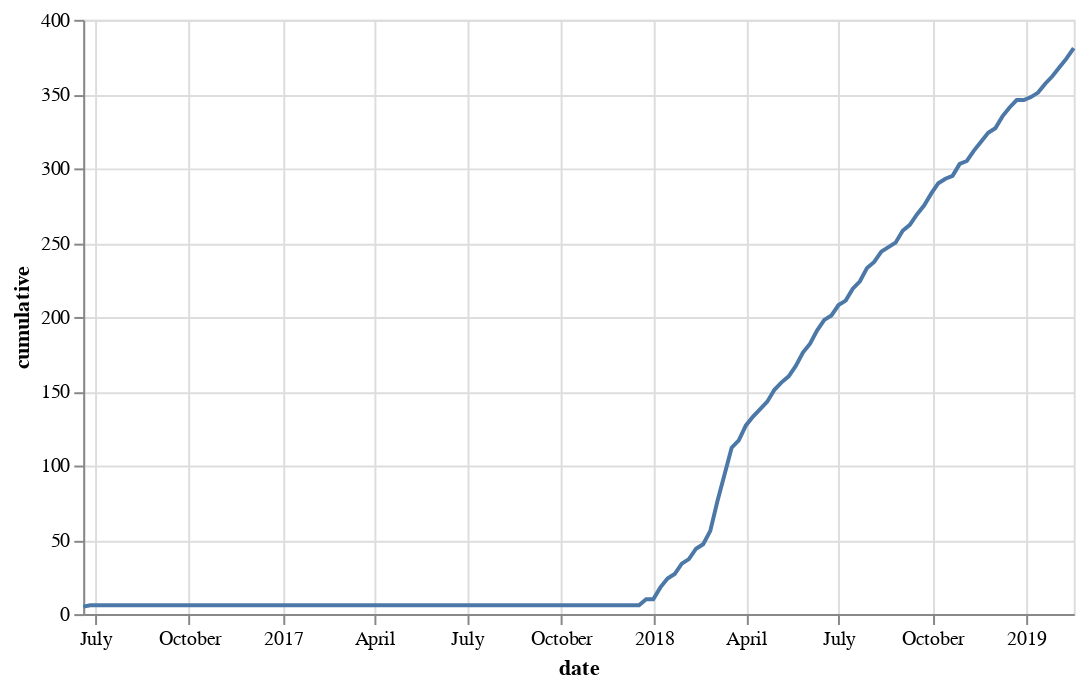

Notebook cell for this chart:
### Code cell
line = alt.Chart(data=unique.reset_index(), width=500).mark_line().encode(x='date', y='cumulative')
line

### Figure 1 — Vega-Lite specification as saved in the notebook (floating-point values rounded to 4 significant figures)
{"$schema": "https://vega.github.io/schema/vega-lite/v2.6.0.json", "config": {"view": {"height": 300, "width": 400}}, "data": {"name": "data-5ccc039ffec28e4f04c3ed1d9c0fa4ac"}, "datasets": {"data-5ccc039ffec28e4f04c3ed1d9c0fa4ac": [{"cumulative": 5, "date": "2016-06-19T00:00:00", "new_contributors": 5, "user": ["Carreau", "blink1073", "ellisonbg", "jasongrout", "sccolbert"]}, {"cumulative": 6, "date": "2016-06-26T00:00:00", "new_contributors": 1, "user": ["afshin", "blink1073", "ellisonbg", "jasongrout", "sccolbert"]}, {"cumulative": 6, "date": "2016-07-03T00:00:00", "new_contributors": 0, "user": ["ellisonbg"]}, {"cumulative": 6, "date": "2016-07-10T00:00:00", "new_contributors": 0, "user": ["ellisonbg"]}, {"cumulative": 6, "date": "2016-07-17T00:00:00", "new_contributors": 0, "user": ["ellisonbg"]}, {"cumulative": 6, "date": "2016-07-24T00:00:00", "new_contributors": 0, "user": ["ellisonbg"]}, {"cumulative": 6, "date": "2016-08-21T00:00:00", "new_contributors": 0, "user": ["ellisonbg"]}, {"cumulative": 6, "date": "2016-08-28T00:00:00", "new_contributors": 0, "user": ["ellisonbg"]}, {"cumulative": 6, "date": "2016-09-04T00:00:00", "new_contributors": 0, "user": ["ellisonbg"]}, {"cumulative": 6, "date": "2016-09-11T00:00:00", "new_contributors": 0, "user": ["ellisonbg"]}, {"cumulative": 6, "date": "2016-12-25T00:00:00", "new_contributors": 0, "user": ["ellisonbg"]}, {"cumulative": 6, "date": "2017-02-05T00:00:00", "new_contributors": 0, "user": ["ellisonbg"]}, {"cumulative": 6, "date": "2017-02-12T00:00:00", "new_contributors": 0, "user": ["ellisonbg"]}, {"cumulative": 6, "date": "2017-03-19T00:00:00", "new_contributors": 0, "user": ["ellisonbg"]}, {"cumulative": 6, "date": "2017-05-14T00:00:00", "new_contributors": 0, "user": ["ellisonbg"]}, {"cumulative": 6, "date": "2017-05-28T00:00:00", "new_contributors": 0, "user": ["ellisonbg"]}, {"cumulative": 6, "date": "2017-06-11T00:00:00", "new_contributors": 0, "user": ["ellisonbg"]}, {"cumulative": 6, "date": "2017-12-17T00:00:00", "new_contributors": 0, "user": ["blink1073", "ellisonbg"]}, {"cumulative": 10, "date": "2017-12-24T00:00:00", "new_contributors": 4, "user": ["afshin", "blink1073", "choldgraf", "ellisonbg", "ian-r-rose", "jasongrout", "rgbkrk", "sccolbert", "stonebig"]}, {"cumulative": 10, "date": "2017-12-31T00:00:00", "new_contributors": 0, "user": ["blink1073", "ellisonbg", "ian-r-rose", "jasongrout"]}, {"cumulative": 18, "date": "2018-01-07T00:00:00", "new_contributors": 8, "user": ["AbdealiJK", "Carreau", "ZelphirKaltstahl", "afshin", "blink1073", "choldgraf", "drscotthawley", "ellisonbg", "hainm", "ian-r-rose", "jasongrout", "jinh21", "jwkvam", "jzf2101", "rgbkrk", "stonebig", "vidartf"]}, {"cumulative": 24, "date": "2018-01-14T00:00:00", "new_contributors": 6, "user": ["SimonBiggs", "afshin", "blink1073", "davidrthorn", "ellisonbg", "ian-r-rose", "jasongrout", "jochym", "jwkvam", "jzf2101", "mrocklin", "rgbkrk", "stonebig", "vidartf", "willingc", "zertrin"]}, {"cumulative": 27, "date": "2018-01-21T00:00:00", "new_contributors": 3, "user": ["Carreau", "IamGianluca", "SimonBiggs", "afshin", "blink1073", "choldgraf", "davidrthorn", "dhirschfeld", "ellisonbg", "ian-r-rose", "jasongrout", "jochym", "jolespin", "jwkvam", "jzf2101", "rgbkrk", "stonebig", "vidartf", "willingc"]}, {"cumulative": 34, "date": "2018-01-28T00:00:00", "new_contributors": 7, "user": ["Carreau", "SimonBiggs", "afshin", "blink1073", "dalito", "davidrthorn", "dhirschfeld", "ellisonbg", "fperez", "gnestor", "ian-r-rose", "jamartinh", "jasongrout", "jinh21", "jochym", "joonro", "jzf2101", "minrk", "rgbkrk", "sccolbert", "timkpaine", "vidartf"]}, {"cumulative": 37, "date": "2018-02-04T00:00:00", "new_contributors": 3, "user": ["Carreau", "SimonBiggs", "ZelphirKaltstahl", "afshin", "apsknight", "blink1073", "bollwyvl", "choldgraf", "davidrthorn", "dhirschfeld", "ellisonbg", "fperez", "ian-r-rose", "jasongrout", "jochym", "jzf2101", "rgbkrk", "scottdraves", "timkpaine", "vidartf"]}, {"cumulative": 44, "date": "2018-02-11T00:00:00", "new_contributors": 7, "user": ["AbdealiJK", "Carreau", "SimonBiggs", "afshin", "blink1073", "choldgraf", "davidrthorn", "dbl001", "dhirschfeld", "ellisonbg", "fperez", "ian-r-rose", "jasongrout", "jochym", "jzf2101", "mangecoeur", "mgeier", "minrk", "mrocklin", "sccolbert", "scottdraves", "stefanv", "stsievert", "takluyver", "timkpaine", "vidartf", "willingc", "wolfv"]}, {"cumulative": 47, "date": "2018-02-18T00:00:00", "new_contributors": 3, "user": ["Carreau", "SylvainCorlay", "afshin", "blink1073", "dbl001", "dhirschfeld", "ellisonbg", "ian-r-rose", "jasongrout", "jzf2101", "rth", "tgeorgeux", "timkpaine", "vidartf"]}, {"cumulative": 56, "date": "2018-02-25T00:00:00", "new_contributors": 9, "user": ["Carreau", "Juanlu001", "Kyonru", "afshin", "apsknight", "blink1073", "brylie", "cancan101", "choldgraf", "declanvk", "dhirschfeld", "dlukes", "domoritz", "ellisonbg", "fperez", "grst", "ian-r-rose", "jasongrout", "jzf2101", "mgeier", "minrk", "mrocklin", "sccolbert", "sputnik62", "timkpaine", "vidartf"]}, {"cumulative": 76, "date": "2018-03-04T00:00:00", "new_contributors": 20, "user": ["Sorosliu1029", "SylvainCorlay", "Tyriar", "afshin", "akhmerov", "billgreenwald", "blink1073", "bubthegreat", "choldgraf", "cmprince", "dbk123", "declanvk", "dhirschfeld", "domoritz", "drunkwcodes", "ellisonbg", "gnestor", "ian-r-rose", "jasongrout", "jfbercher", "jolespin", "joshjob42", "jtpio", "jzf2101", "lutzroeder", "mangecoeur", "mehd-io", "mpacer", "pgensler", "rgbkrk", "saulshanabrook", "scottdraves", "sirotenko", "stsievert", "tam203", "timkpaine", "vidartf", "wvict", "xiaoweiz"]}, {"cumulative": 94, "date": "2018-03-11T00:00:00", "new_contributors": 18, "user": ["ConorSheehan1", "MaxSchambach", "SimonEnsemble", "TariqAHassan", "akshay-raj-dhamija", "ashimb9", "betatim", "billgreenwald", "blink1073", "brylie", "bubthegreat", "cancan101", "damianavila", "davidanthoff", "dbk123", "dhirschfeld", "dlukes", "domoritz", "ellisonbg", "flying-sheep", "gnestor", "ian-r-rose", "jasongrout", "joonro", "josesho", "jtpio", "jzf2101", "klonuo", "mdagost", "mgeier", "mpacer", "pharrellyhy", "r-luo", "ralexx", "rgbkrk", "saulshanabrook", "sccolbert", "scottdraves", "tgeorgeux", "timkpaine", "ulfaslak", "vidartf", "willingc", "yuvipanda", "zertrin"]}, {"cumulative": 112, "date": "2018-03-18T00:00:00", "new_contributors": 18, "user": ["BoPeng", "SimonBiggs", "SylvainCorlay", "afshin", "aldanor", "arnaudmiribel", "benlindsay", "billgreenwald", "blink1073", "bollwyvl", "cancan101", "cmprince", "consideRatio", "danielballan", "davidrthorn", "dhirschfeld", "dnelson86", "ellisonbg", "gnestor", "hamlet82", "ian-r-rose", "ianabc", "jacobtomlinson", "jasongrout", "jcb91", "jfbercher", "jgosmann", "jonmmease", "jtpio", "jzf2101", "kuchaale", "rgbkrk", "ruffsl", "saulshanabrook", "sccolbert", "sho-87", "tgeorgeux", "timhoffm", "timkpaine", "vidartf", "zonca"]}, {"cumulative": 117, "date": "2018-03-25T00:00:00", "new_contributors": 5, "user": ["AbdealiJK", "BoPeng", "SquidLord", "aldanor", "andybrnr", "arnaudmiribel", "blink1073", "bollwyvl", "cancan101", "choldgraf", "dalito", "davidrthorn", "domoritz", "ellisonbg", "gnestor", "hainm", "ian-r-rose", "ianabc", "idoDavid", "jacobtomlinson", "jasongrout", "jcb91", "jwkvam", "jzf2101", "louis-red", "mangecoeur", "ogrisel", "saulshanabrook", "sccolbert", "stsievert", "tgeorgeux", "timkpaine", "vidartf"]}, {"cumulative": 127, "date": "2018-04-01T00:00:00", "new_contributors": 10, "user": ["AbdealiJK", "Carreau", "SimonBiggs", "afshin", "allenyllee", "alok", "apcamargo", "bollwyvl", "consideRatio", "davidrthorn", "dkoes", "ellisonbg", "gnestor", "haberdashPI", "ian-r-rose", "jacobtomlinson", "jakirkham", "jasongrout", "jgosmann", "jzf2101", "ktuluv", "louis-red", "mflevine", "minrk", "mocquin", "pgierz", "rgbkrk", "saulshanabrook", "sccolbert", "stsievert", "tgeorgeux", "timhoffm", "vidartf"]}, {"cumulative": 133, "date": "2018-04-08T00:00:00", "new_contributors": 6, "user": ["BoPeng", "Carreau", "SimonBiggs", "akhmerov", "billgreenwald", "choldgraf", "consideRatio", "dhirschfeld", "ellisonbg", "garu57", "gnestor", "ian-r-rose", "ianabc", "jacobtomlinson", "jasongrout", "jhgoebbert", "jtpio", "jwkvam", "jzf2101", "maartenbreddels", "madx", "mdeff", "mgeier", "minrk", "saulshanabrook", "scottdraves", "siryog90", "vidartf"]}, {"cumulative": 138, "date": "2018-04-15T00:00:00", "new_contributors": 5, "user": ["BoPeng", "SimonBiggs", "agoose77", "benlindsay", "betteridiot", "blink1073", "brylie", "choldgraf", "consideRatio", "dhirschfeld", "dlukes", "domoritz", "ellisonbg", "gnestor", "gsemet", "ian-r-rose", "jakevdp", "jasongrout", "jzf2101", "mflevine", "saulshanabrook", "sccolbert", "scottdraves", "tgeorgeux", "timkpaine", "vidartf", "waio1990"]}, {"cumulative": 143, "date": "2018-04-22T00:00:00", "new_contributors": 5, "user": ["BoPeng", "Carreau", "JoshuaC3", "SimonBiggs", "afonit", "bollwyvl", "dhirschfeld", "ellisonbg", "flying-sheep", "fperez", "gnestor", "ian-r-rose", "jasongrout", "jonmmease", "jtpio", "jwkvam", "jzf2101", "klonuo", "mangecoeur", "palewire", "saulshanabrook", "sccolbert", "scottdraves", "thomasaarholt", "timkpaine", "tonyfast", "vidartf"]}, {"cumulative": 151, "date": "2018-04-29T00:00:00", "new_contributors": 8, "user": ["BoPeng", "SimonBiggs", "TiemenSch", "afonit", "arinbasu", "blink1073", "bollwyvl", "ccordoba12", "cemulate", "clkao", "cyberwillis", "dhirschfeld", "echarles", "ellisonbg", "gnestor", "ian-r-rose", "jasongrout", "jwkvam", "jzf2101", "meeseeksdev[bot]", "saulshanabrook", "sccolbert", "timkpaine", "vidartf"]}, {"cumulative": 156, "date": "2018-05-06T00:00:00", "new_contributors": 5, "user": ["BoPeng", "JoshuaC3", "SimonBiggs", "TariqAHassan", "akhmerov", "benlindsay", "blink1073", "bollwyvl", "cancan101", "consideRatio", "cyberwillis", "dhirschfeld", "domoritz", "dopplershift", "ellisonbg", "fperez", "garu57", "gnestor", "ian-r-rose", "jakevdp", "jakirkham", "jasongrout", "jtpio", "jzf2101", "lucfr", "mimischi", "rgbkrk", "roman-kh", "saulshanabrook", "sccolbert", "scottdraves", "stonebig", "telamonian", "tgeorgeux", "vidartf"]}, {"cumulative": 160, "date": "2018-05-13T00:00:00", "new_contributors": 4, "user": ["BoPeng", "Carreau", "aavanian", "afshin", "blink1073", "ccordoba12", "choldgraf", "davidefiocco", "dhirschfeld", "echarles", "ellisonbg", "fm75", "gnestor", "ian-r-rose", "jakirkham", "jasongrout", "jcb91", "omegahh", "palewire", "rgbkrk", "saulshanabrook", "sccolbert", "scottdraves", "stsievert", "timkpaine", "vidartf"]}, {"cumulative": 167, "date": "2018-05-20T00:00:00", "new_contributors": 7, "user": ["BoPeng", "SimonBiggs", "TariqAHassan", "afshin", "brylie", "cancan101", "choldgraf", "consideRatio", "dmitriy-serdyuk", "dsblank", "echarles", "ellisonbg", "groutr", "ian-r-rose", "jakirkham", "jasongrout", "joelostblom", "jzf2101", "madx", "mikeyford", "mimischi", "saulshanabrook", "sccolbert", "sho-87", "siryog90", "telamonian", "tgeorgeux", "timkpaine", "tobinjones", "vidartf", "zuoxingdong"]}, {"cumulative": 176, "date": "2018-05-27T00:00:00", "new_contributors": 9, "user": ["Almenon", "BoPeng", "DaymondLing", "TariqAHassan", "TiemenSch", "aavanian", "afshin", "akhmerov", "benbovy", "blink1073", "bollwyvl", "ccordoba12", "choldgraf", "domoritz", "dsblank", "ellisonbg", "gnestor", "gsemet", "ian-r-rose", "jakevdp", "jamestwebber", "jasongrout", "jirivrany", "jzf2101", "kazuar", "lgautier", "rgbkrk", "saulshanabrook", "siryog90", "tbenschop", "timkpaine", "vidartf", "zkghost"]}, {"cumulative": 182, "date": "2018-06-03T00:00:00", "new_contributors": 6, "user": ["Madhu94", "arinbasu", "bollwyvl", "ckbhatt", "dansteingart", "dhirschfeld", "domoritz", "gnestor", "harpone", "ian-r-rose", "ivanov", "jakirkham", "jasongrout", "jirivrany", "maartenbreddels", "meeseeksdev[bot]", "mflevine", "saulshanabrook", "stefanv", "thwee-alchemist", "timkpaine", "vidartf"]}, {"cumulative": 191, "date": "2018-06-10T00:00:00", "new_contributors": 9, "user": ["AlbertHilb", "BoPeng", "TiemenSch", "afshin", "aldanor", "annazhelt", "bollwyvl", "davidanthoff", "domoritz", "ellisonbg", "fonnesbeck", "hadim", "ian-r-rose", "ivanov", "jasongrout", "jzf2101", "kazuar", "krassowski", "mkery", "pya", "saulshanabrook", "stefanv", "timkpaine", "vidartf", "yoshikiohshima", "zieherf"]}, {"cumulative": 198, "date": "2018-06-17T00:00:00", "new_contributors": 7, "user": ["AlbertHilb", "BoPeng", "Honghe", "SimonBiggs", "afshin", "aldanor", "asishm", "bollwyvl", "choldgraf", "dhirschfeld", "domoritz", "fonnesbeck", "fuglede", "gnestor", "ian-r-rose", "jakirkham", "jasongrout", "joelostblom", "jtpio", "juliandolby", "jzf2101", "kazuar", "krassowski", "lstodd", "lukeolson13", "pya", "saulshanabrook", "scottdraves", "sid-kap", "thwee-alchemist", "vidartf", "willingc"]}, {"cumulative": 201, "date": "2018-06-24T00:00:00", "new_contributors": 3, "user": ["AlbertHilb", "Carreau", "Madhu94", "afshin", "akhmerov", "arogozhnikov", "billgreenwald", "bollwyvl", "ccordoba12", "cyberwillis", "dalito", "dhirschfeld", "flekschas", "fonnesbeck", "gnestor", "ian-r-rose", "jasongrout", "juliandolby", "jzf2101", "kcramer", "saulshanabrook", "tbenschop", "timkpaine", "vidartf", "zertrin"]}, {"cumulative": 208, "date": "2018-07-01T00:00:00", "new_contributors": 7, "user": ["AlbertHilb", "BoPeng", "SimonBiggs", "aditsanghvi94", "afshin", "akhmerov", "blink1073", "bollwyvl", "choldgraf", "dclong", "dhirschfeld", "domoritz", "dsblank", "ellisonbg", "groutr", "h4gen", "ian-r-rose", "isalirezag", "jasongrout", "jirivrany", "joelostblom", "joonro", "jzf2101", "marberi", "moble", "richagadgil", "saulshanabrook", "vidartf"]}, {"cumulative": 211, "date": "2018-07-08T00:00:00", "new_contributors": 3, "user": ["AlbertHilb", "Bamieh", "BoPeng", "afshin", "blink1073", "bollwyvl", "carlthome", "choldgraf", "dhirschfeld", "ellisonbg", "gnestor", "hadim", "hainm", "holdenweb", "ian-r-rose", "jasongrout", "jirivrany", "jtpio", "jwkvam", "kcramer", "mgeier", "saulshanabrook", "tbenschop", "vidartf"]}, {"cumulative": 219, "date": "2018-07-15T00:00:00", "new_contributors": 8, "user": ["BoPeng", "MMesch", "NilsRethmeier", "Will-So", "afshin", "biermeester", "blink1073", "bollwyvl", "chappers", "dclong", "dhirschfeld", "domoritz", "dsblank", "ellisonbg", "ian-r-rose", "idoDavid", "ivanov", "jasongrout", "jennalandy", "mocquin", "richagadgil", "saulshanabrook", "t-makaro", "tgeorgeux", "thewtex"]}, {"cumulative": 224, "date": "2018-07-22T00:00:00", "new_contributors": 5, "user": ["AD0791", "BoPeng", "SimonBiggs", "afshin", "akhmerov", "aquirdTurtle", "blink1073", "bollwyvl", "concretevitamin", "danielballan", "declanvk", "dhirschfeld", "dsblank", "ellisonbg", "gnestor", "grst", "hadim", "ian-r-rose", "idoDavid", "jasongrout", "jowagner", "jtpio", "lgautier", "mimischi", "minrk", "moble", "mrocklin", "saulshanabrook", "siryog90", "thomasaarholt", "timkpaine", "uzi0espil", "vidartf"]}, {"cumulative": 233, "date": "2018-07-29T00:00:00", "new_contributors": 9, "user": ["afshin", "biermeester", "blink1073", "bollwyvl", "cocoaaa", "david-a-wheeler", "dclong", "dhirschfeld", "dsblank", "ellisonbg", "fcollonval", "gnestor", "goerz", "horsto", "ian-r-rose", "idoDavid", "jasongrout", "jennalandy", "jolespin", "josesho", "jtpio", "kcramer", "kdheepak", "lstodd", "minexew", "ruslanrf", "ryantam626", "saulshanabrook", "stonebig", "telamonian", "thomasaarholt"]}, {"cumulative": 237, "date": "2018-08-05T00:00:00", "new_contributors": 4, "user": ["BoPeng", "SimonBiggs", "SylvainCorlay", "aditsanghvi94", "afonit", "afshin", "akhmerov", "asford", "biermeester", "blink1073", "bollwyvl", "davidbrochart", "dclong", "dhirschfeld", "ellisonbg", "fcollonval", "fomightez", "gnestor", "grst", "hadim", "ian-r-rose", "idoDavid", "jasongrout", "krinsman", "meeseeksdev[bot]", "mimischi", "palewire", "richagadgil", "ruslanrf", "saulshanabrook", "siryog90", "t-makaro", "thomasaarholt", "thwee-alchemist", "timkpaine", "vidartf"]}, {"cumulative": 244, "date": "2018-08-12T00:00:00", "new_contributors": 7, "user": ["BoPeng", "Carreau", "SimonBiggs", "SylvainCorlay", "TK-21st", "biermeester", "blink1073", "bollwyvl", "ccordoba12", "dclong", "debjan", "dhirschfeld", "ellisonbg", "fcollonval", "ian-r-rose", "jasongrout", "joonro", "jraviotta", "krinsman", "liffiton", "meeseeksdev[bot]", "mocquin", "mprogram", "mwcraig", "palewire", "rgbkrk", "richagadgil", "rickhg12hs", "saulshanabrook", "t-makaro", "telamonian", "tgeorgeux", "timkpaine", "vidartf", "willingc"]}, {"cumulative": 247, "date": "2018-08-19T00:00:00", "new_contributors": 3, "user": ["BoPeng", "Carreau", "SimonBiggs", "aavanian", "aeksco", "afshin", "asford", "biermeester", "blink1073", "bollwyvl", "domoritz", "echarles", "ellisonbg", "fcollonval", "fm75", "gnestor", "ian-r-rose", "neighthan", "rgbkrk", "richagadgil", "sappjw", "saulshanabrook", "stonebig", "telamonian", "tgeorgeux", "thwee-alchemist", "vidartf", "willingc"]}, {"cumulative": 250, "date": "2018-08-26T00:00:00", "new_contributors": 3, "user": ["alexandercbooth", "aquirdTurtle", "biermeester", "blink1073", "bollwyvl", "dharmaquark", "dhirschfeld", "ellisonbg", "fcollonval", "fm75", "gnestor", "ian-r-rose", "jamesmyatt", "jasongrout", "jzf2101", "rgbkrk", "rickhg12hs", "sappjw", "saulshanabrook", "sccolbert", "stonebig", "t-makaro", "telamonian", "timkpaine", "vidartf"]}, {"cumulative": 258, "date": "2018-09-02T00:00:00", "new_contributors": 8, "user": ["MichaelVasseurBE", "QuentinAndre", "ThatAIGeek", "aquirdTurtle", "biermeester", "bklaas", "blink1073", "bollwyvl", "cocoaaa", "consideRatio", "dharmaquark", "dhirschfeld", "drmeister", "ellisonbg", "fcollonval", "fm75", "fperez", "harpone", "ian-r-rose", "ivanov", "jasongrout", "leonsp", "maartenbreddels", "minrk", "pluviosilla", "pybokeh", "rickhg12hs", "ruslanrf", "saulshanabrook", "t-makaro", "timkpaine", "vidartf"]}, {"cumulative": 262, "date": "2018-09-09T00:00:00", "new_contributors": 4, "user": ["BoPeng", "JarnoRFB", "afonit", "akhmerov", "apsknight", "benfischer1", "bicycle1885", "blink1073", "bollwyvl", "clkao", "consideRatio", "dharmaquark", "dhirschfeld", "dsblank", "ellisonbg", "fcollonval", "gnestor", "grst", "ian-r-rose", "jasongrout", "jzf2101", "mgeier", "minrk", "mprogram", "mrocklin", "saulshanabrook", "t-makaro", "timhoffm", "vidartf", "xappppp"]}, {"cumulative": 269, "date": "2018-09-16T00:00:00", "new_contributors": 7, "user": ["SimonBiggs", "SylvainCorlay", "afshin", "basnijholt", "biermeester", "billgreenwald", "blink1073", "clkao", "consideRatio", "ctivanovich", "davidbrochart", "dclong", "dhirschfeld", "dsblank", "ellisonbg", "fm75", "gkvoelkl", "gnestor", "ian-r-rose", "ivanov", "jasongrout", "jtpio", "leogout", "liffiton", "louis-red", "mangecoeur", "mgeier", "minrk", "oscar6echo", "pgensler", "saulshanabrook", "t-makaro", "tgeorgeux", "vadimkantorov", "vidartf", "w-hc", "xappppp"]}, {"cumulative": 275, "date": "2018-09-23T00:00:00", "new_contributors": 6, "user": ["AlbertHilb", "Anton-Velikodnyy", "DavidPowell", "afshin", "aquirdTurtle", "blink1073", "bollwyvl", "breckuh", "davidanthoff", "dhirschfeld", "djangoliv", "domoritz", "dsblank", "elgalu", "ellisonbg", "gnestor", "ian-r-rose", "ivanov", "jasongrout", "kenjioman", "mgeier", "mimischi", "minrk", "saulshanabrook", "tgeorgeux", "vidartf"]}, {"cumulative": 283, "date": "2018-09-30T00:00:00", "new_contributors": 8, "user": ["Carreau", "JiaweiZhuang", "SamKacer", "SimonBiggs", "Songyu-Wang", "afshin", "agoose77", "blink1073", "ccordoba12", "concretevitamin", "denised", "dharmaquark", "dhirschfeld", "double-u-a", "ellisonbg", "fuglede", "futurist", "ian-r-rose", "jasongrout", "jtpio", "jzf2101", "krinsman", "leogout", "meeseeksdev[bot]", "minrk", "rgbkrk", "saulshanabrook", "skane88", "tgeorgeux", "thewtex", "thongnnguyen", "vidartf"]}, {"cumulative": 290, "date": "2018-10-07T00:00:00", "new_contributors": 7, "user": ["AlbertHilb", "Carreau", "Juanlu001", "QuentinAndre", "SylvainCorlay", "SynapticSage", "Tyriar", "afshin", "bikashdube", "bingws", "blink1073", "bollwyvl", "ccordoba12", "dhirschfeld", "ellisonbg", "ian-r-rose", "ivanov", "jasongrout", "johnmarktaylor91", "jtpio", "minrk", "reevejd", "robyww", "ruslanrf", "saulshanabrook", "telamonian", "tgeorgeux", "vidartf", "xappppp", "ying1"]}, {"cumulative": 293, "date": "2018-10-14T00:00:00", "new_contributors": 3, "user": ["OliverEvans96", "blink1073", "bollwyvl", "dclong", "dharmaquark", "dhirschfeld", "ellisonbg", "eoinmurray", "futurist", "ian-r-rose", "jasongrout", "meeseeksdev[bot]", "michaelaye", "reevejd", "ruslanrf", "saulshanabrook", "tgeorgeux", "timhoffm", "timkpaine", "vidartf"]}, {"cumulative": 295, "date": "2018-10-21T00:00:00", "new_contributors": 2, "user": ["Carreau", "apsknight", "blink1073", "bollwyvl", "dclong", "dhirschfeld", "dsblank", "ellisonbg", "eoinmurray", "fm75", "gboeing", "gnestor", "ian-r-rose", "jasongrout", "jtpio", "kenjioman", "klonuo", "meeseeksdev[bot]", "pdeffebach", "saulshanabrook", "t-makaro", "tgeorgeux", "timkpaine", "vidartf"]}, {"cumulative": 303, "date": "2018-10-28T00:00:00", "new_contributors": 8, "user": ["Carreau", "afshin", "blink1073", "bollwyvl", "clkao", "commandlinegirl", "dclong", "dhirschfeld", "echarles", "ellisonbg", "eoinmurray", "futurist", "gnestor", "gsemet", "i-am-am", "ian-r-rose", "jasongrout", "jennalandy", "mabayona", "mrinalraghupathi", "pdeffebach", "perrinjerome", "sarahefcarroll", "saulshanabrook", "schlichtanders", "sivakar12", "t-makaro", "timkpaine", "vidartf", "ying1"]}, {"cumulative": 305, "date": "2018-11-04T00:00:00", "new_contributors": 2, "user": ["AlbertHilb", "BoPeng", "Madhu94", "SylvainCorlay", "Tyriar", "afshin", "askerry", "betteridiot", "bingws", "blink1073", "bobmayuze", "bollwyvl", "dhirschfeld", "ellisonbg", "eoinmurray", "fonnesbeck", "fperez", "gnestor", "hadim", "ian-r-rose", "jasongrout", "jonmmease", "krassowski", "meeseeksdev[bot]", "mgeier", "pdeffebach", "perrinjerome", "tgeorgeux", "vidartf"]}, {"cumulative": 312, "date": "2018-11-11T00:00:00", "new_contributors": 7, "user": ["18428", "AlbertHilb", "Carreau", "JanVargovsky", "Madhu94", "akhmerov", "amueller", "bingws", "blink1073", "bollwyvl", "clkao", "dhirschfeld", "dlukes", "futurist", "gdlmx", "gnestor", "hadim", "hougrammer", "i-am-am", "ian-r-rose", "jasongrout", "jolespin", "jtpio", "krassowski", "madx", "manuel-ruiz-23", "meeseeksdev[bot]", "richagadgil", "saulshanabrook", "stefanv", "stonebig", "t-makaro", "tgeorgeux", "vidartf", "wesm"]}, {"cumulative": 318, "date": "2018-11-18T00:00:00", "new_contributors": 6, "user": ["BoPeng", "JosephBlackWn", "aldanor", "blink1073", "bollwyvl", "briansgo", "dhirschfeld", "ellisonbg", "fuglede", "futurist", "gnestor", "ian-r-rose", "jacobtomlinson", "jasongrout", "jofowler", "jonmmease", "manuel-ruiz-23", "mdeff", "mgeier", "perrywky", "phwuil", "saulshanabrook", "tgeorgeux", "vidartf", "yelled1"]}, {"cumulative": 324, "date": "2018-11-25T00:00:00", "new_contributors": 6, "user": ["10Dev", "AlbertHilb", "Ark-kun", "BoPeng", "Madhu94", "aldanor", "blink1073", "bobmayuze", "bollwyvl", "briansgo", "consideRatio", "davclark", "fcollonval", "fuglede", "futurist", "ian-r-rose", "idoDavid", "jasongrout", "mgab", "mgeier", "minrk", "russtoku", "sterlinm", "tgeorgeux", "vidartf", "yelled1"]}, {"cumulative": 327, "date": "2018-12-02T00:00:00", "new_contributors": 3, "user": ["BoPeng", "JosephBlackWn", "Madhu94", "afshin", "blink1073", "bollwyvl", "briansgo", "ellisonbg", "eoinmurray", "fcollonval", "flying-sheep", "fonnesbeck", "ghost", "gnestor", "hainm", "ian-r-rose", "jasongrout", "krassowski", "kylebarron", "manuelsh", "rgbkrk", "saulshanabrook", "tgeorgeux", "timkpaine", "vidartf"]}, {"cumulative": 335, "date": "2018-12-09T00:00:00", "new_contributors": 8, "user": ["10Dev", "AlbertHilb", "BoPeng", "PEERCRED", "Zsailer", "afshin", "ashwinvis", "bfkeats", "blink1073", "bollwyvl", "davclark", "dclong", "drorspei", "ellisonbg", "gnestor", "hsjlxx", "ian-r-rose", "jasongrout", "jwkvam", "kylebarron", "mgeier", "psychemedia", "quigleyj97", "saulshanabrook", "t-makaro", "timkpaine", "vidartf"]}, {"cumulative": 341, "date": "2018-12-16T00:00:00", "new_contributors": 6, "user": ["AlbertHilb", "BoPeng", "IvanMijailovic", "Madhu94", "PEERCRED", "agoose77", "aquirdTurtle", "blink1073", "bollwyvl", "consideRatio", "cossio", "davclark", "drorspei", "ellisonbg", "fcollonval", "gnestor", "h4gen", "ian-r-rose", "jakirkham", "jasongrout", "jiang-wenbin", "jvaldiviezo9", "jzf2101", "koenlek", "kylebarron", "mangecoeur", "meeseeksdev[bot]", "pya", "quigleyj-mavenomics", "saulshanabrook", "vidartf"]}, {"cumulative": 346, "date": "2018-12-23T00:00:00", "new_contributors": 5, "user": ["BoPeng", "Madhu94", "PEERCRED", "afshin", "aldanor", "ashwinvis", "blink1073", "bollwyvl", "choldgraf", "ellisonbg", "enlznep", "gnestor", "ian-r-rose", "idoDavid", "jasongrout", "krassowski", "kylebarron", "mgeier", "nmvega", "rgerkin", "saulshanabrook", "sballin", "soli", "tgeorgeux", "vidartf", "yuvipanda"]}, {"cumulative": 346, "date": "2018-12-30T00:00:00", "new_contributors": 0, "user": ["BoPeng", "afshin", "bollwyvl", "briansgo", "clkao", "gnestor", "jasongrout", "kylebarron", "mwcraig", "saulshanabrook", "vidartf", "yuvipanda", "zertrin"]}, {"cumulative": 348, "date": "2019-01-06T00:00:00", "new_contributors": 2, "user": ["BoPeng", "DonJayamanne", "Madhu94", "afshin", "betteridiot", "bollwyvl", "choldgraf", "consideRatio", "dbk123", "ellisonbg", "ian-r-rose", "jaewooklee93", "jasongrout", "krassowski", "mocquin", "mwcraig", "saulshanabrook", "tgeorgeux", "yuvipanda"]}, {"cumulative": 351, "date": "2019-01-13T00:00:00", "new_contributors": 3, "user": ["AlbertHilb", "BoPeng", "DonJayamanne", "Madhu94", "PhilosopherZ", "SimonBiggs", "afshin", "agoose77", "amueller", "aschlaep", "bollwyvl", "consideRatio", "echarles", "ellisonbg", "fcollonval", "fuglede", "gnestor", "i-am-am", "ian-r-rose", "jasongrout", "lheagy", "mflevine", "saulshanabrook", "tgeorgeux", "timhoffm", "timkpaine", "yuvipanda"]}, {"cumulative": 357, "date": "2019-01-20T00:00:00", "new_contributors": 6, "user": ["Madhu94", "SylvainCorlay", "Zsailer", "agoose77", "amueller", "aschlaep", "ashwinvis", "bollwyvl", "choldgraf", "dhirschfeld", "fcollonval", "flying-sheep", "futurist", "gnestor", "henryiii", "houqp", "ian-r-rose", "jasongrout", "meeseeksdev[bot]", "minrk", "msuperina", "parente", "quigleyj-mavenomics", "reem", "saulshanabrook", "takashimokobe", "timkpaine", "yuvipanda"]}, {"cumulative": 362, "date": "2019-01-27T00:00:00", "new_contributors": 5, "user": ["AlbertHilb", "Carreau", "Madhu94", "SimonBiggs", "Zsailer", "afshin", "agoose77", "bollwyvl", "choldgraf", "dclong", "fcollonval", "ghuname", "gnestor", "ian-r-rose", "janba", "jasongrout", "jtpio", "martinbel", "mocquin", "paris0120", "saulshanabrook", "seawolf42", "telamonian", "wolfv", "yuvipanda", "zertrin"]}, {"cumulative": 368, "date": "2019-02-03T00:00:00", "new_contributors": 6, "user": ["AlbertHilb", "BoPeng", "Madhu94", "Tyriar", "WesleyTheGeolien", "YubinXie", "afshin", "agoose77", "aschlaep", "bollwyvl", "choldgraf", "concretevitamin", "cquah", "dclong", "dhirschfeld", "fcollonval", "ghuname", "gnestor", "ian-r-rose", "janba", "jasongrout", "mangecoeur", "metal3d", "pdeffebach", "riemannzetagambit", "saulshanabrook", "seawolf42", "t-makaro", "tgeorgeux", "vidartf", "williamstein", "yuvipanda"]}, {"cumulative": 374, "date": "2019-02-10T00:00:00", "new_contributors": 6, "user": ["AlbertHilb", "adrienrenaud", "afshin", "agoose77", "blink1073", "bollwyvl", "choldgraf", "commandlinegirl", "dhirschfeld", "drscotthawley", "fcollonval", "ghuname", "gnestor", "ian-r-rose", "jasongrout", "jtpio", "kaylangan", "mangecoeur", "mmcguffi", "narfanar", "nealmcb", "saulshanabrook", "t-makaro", "tgeorgeux", "vidartf", "zash121"]}, {"cumulative": 381, "date": "2019-02-17T00:00:00", "new_contributors": 7, "user": ["IvanMijailovic", "Kim-Seonghyeon", "afshin", "ajyeager", "bollwyvl", "cg1008syf", "choldgraf", "commandlinegirl", "danieltomasz", "dclong", "ellisonbg", "gnestor", "ian-r-rose", "ivanov", "jasongrout", "jtpio", "kaylangan", "maartenbreddels", "michaelkarlcoleman", "nite", "phil-zxx", "saulshanabrook", "t-makaro", "tgeorgeux", "vidartf", "yuvipanda"]}]}, "encoding": {"x": {"field": "date", "type": "temporal"}, "y": {"field": "cumulative", "type": "quantitative"}}, "mark": "line", "width": 500}
